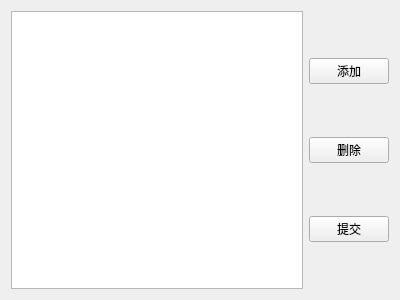
<?xml version="1.0" encoding="UTF-8"?>
<ui version="4.0">
 <class>BizManagerManageMealWidget</class>
 <widget class="QWidget" name="BizManagerManageMealWidget">
  <property name="geometry">
   <rect>
    <x>0</x>
    <y>0</y>
    <width>400</width>
    <height>300</height>
   </rect>
  </property>
  <property name="windowTitle">
   <string>菜品</string>
  </property>
  <layout class="QHBoxLayout" name="horizontalLayout">
   <item>
    <widget class="QTableView" name="tableView">
     <property name="selectionMode">
      <enum>QAbstractItemView::SingleSelection</enum>
     </property>
     <property name="selectionBehavior">
      <enum>QAbstractItemView::SelectRows</enum>
     </property>
    </widget>
   </item>
   <item>
    <layout class="QVBoxLayout" name="verticalLayout">
     <item>
      <widget class="QPushButton" name="pushButtonAdd">
       <property name="text">
        <string>添加</string>
       </property>
      </widget>
     </item>
     <item>
      <widget class="QPushButton" name="pushButtonDelete">
       <property name="text">
        <string>删除</string>
       </property>
      </widget>
     </item>
     <item>
      <widget class="QPushButton" name="pushButtonSubmit">
       <property name="text">
        <string>提交</string>
       </property>
      </widget>
     </item>
    </layout>
   </item>
  </layout>
 </widget>
 <resources/>
 <connections/>
</ui>
